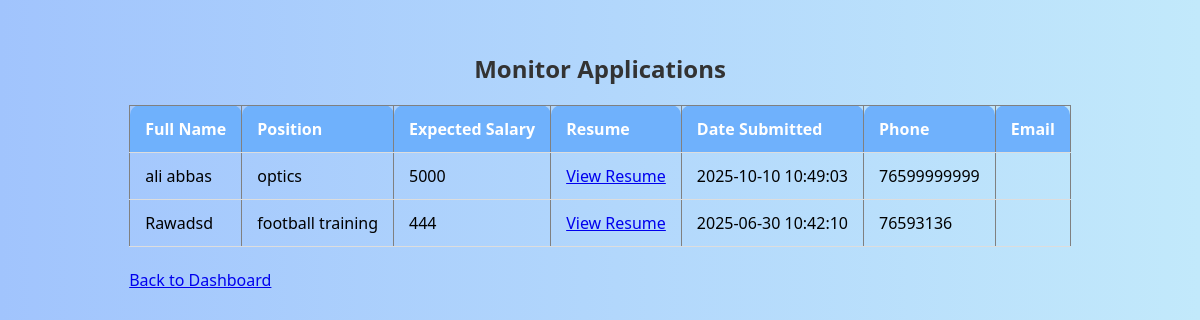
The app's page /admin/view-applications.php (signed in) with its own data.
### tables this page shows
CREATE TABLE `monitor_applications` (
  `id` int(11) NOT NULL,
  `full_name` varchar(255) NOT NULL,
  `position` varchar(255) NOT NULL,
  `email` varchar(255) NOT NULL,
  `phone` varchar(20) NOT NULL,
  `expected_salary` varchar(100) DEFAULT NULL,
  `resume_path` varchar(255) DEFAULT NULL,
  `submitted_at` timestamp NOT NULL DEFAULT current_timestamp()
);

### admin/view-applications.php (the view, shortened to what this page needs)
<?php
require_once '../includes/db.php';
$result = $conn->query("SELECT * FROM monitor_applications ORDER BY submitted_at DESC");
?>
<!DOCTYPE html>
<html lang="en">
<head>
  <link rel="stylesheet" href="../assets/css/view-applications.css">
</head>
<body>
  <div class="form-container">
    <h2>Monitor Applications</h2>
    <table border="1" cellpadding="8">
      <tr>
        <th>Full Name</th>
        <th>Position</th>
        <th>Expected Salary</th>
        <th>Resume</th>
        <th>Date Submitted</th>
        <th>Phone</th>
        <th>Email</th>
      </tr>
      <?php while ($row = $result->fetch_assoc()): ?>
      <tr>
        <td><?= htmlspecialchars($row['full_name']) ?></td>
        <td><?= htmlspecialchars($row['position']) ?></td>
        <td><?= htmlspecialchars($row['expected_salary']) ?></td>
        <td><a href="../<?= $row['resume_path'] ?>" target="_blank">View Resume</a></td>
        <td><?= $row['submitted_at'] ?></td>
        <td><?= htmlspecialchars($row['phone']) ?></td>
        <td><?= htmlspecialchars($row['email']) ?></td>
      </tr>
      <?php endwhile; ?>
    </table>
    <br>
    <a href="dashboard.php">Back to Dashboard</a>
  </div>
</body>
</html>

### assets/css/view-applications.css (style rules this page uses)
body { font-family: 'Segoe UI', sans-serif; background: linear-gradient(to right, #a1c4fd, #c2e9fb); margin: 0; padding: 2rem; display: flex; justify-content: center; align-items: flex-start; min-height: 100vh; }
h2 { text-align: center; margin-bottom: 20px; color: #333; }
table { width: 100%; border-collapse: collapse; margin-top: 1rem; }
th, td { padding: 12px 15px; text-align: left; border-bottom: 1px solid #ddd; }
th { background-color: #6fb1fc; color: white; border-radius: 10px 10px 0 0; }

### records on screen
monitor_applications: full_name "ali abbas", position "optics", expected_salary "5000", submitted_at "2025-10-10 10:49:03", phone "76599999999"
monitor_applications: full_name "Rawadsd", position "football training", expected_salary "444", submitted_at "2025-06-30 10:42:10", phone "76593136"
